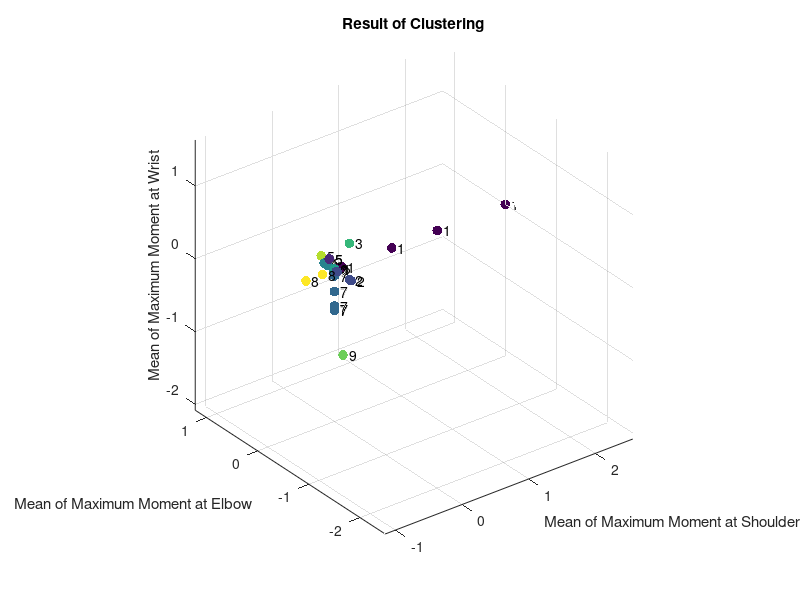
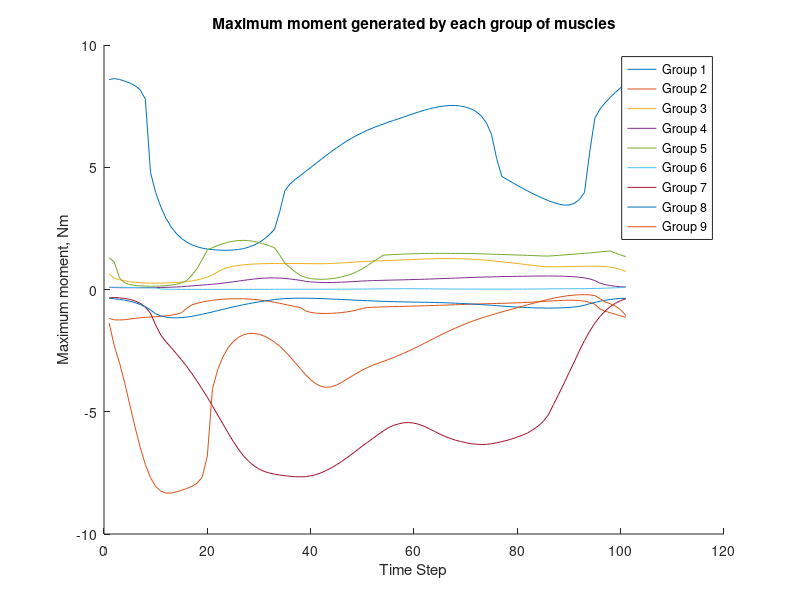

Source code (MATLAB) for these figures, in order:
% MATLAB code provided by Seyed Mohammad Ali Rahmati
% Affiliation: Biomechanics and Motor Control Lab, Department of Biological Sciences, Georgia Institute of Technology, Atlanta, GA.
%
% Description:
% This script performs k-means clustering on maximum muscle moments and compares it with function-based grouping. 
% It consolidates individual muscles into a single group, except for specified separate muscles, and visualizes the clustering results. 
% The script generates the 'MuscleCluster' cell array, which shows the cluster of muscles in each cell.


clear;
clc;

% Load the MaxMuscleForceMoment data
MaxMuscleForceMoment = load('MaxMuscleForceMoment.mat');
MaxMuscleForceMoment = MaxMuscleForceMoment.MaxMuscleForceMoment;

% Initialize variables to store maximum, minimum, and average moments
for i = 1:length(MaxMuscleForceMoment)
    signShoulder = sign(MaxMuscleForceMoment{i, 1}.Moment.Shoulder);
    signElbow = sign(MaxMuscleForceMoment{i, 1}.Moment.Elbow);
    signWrist = sign(MaxMuscleForceMoment{i, 1}.Moment.Wrist);

    Ave_Muscle_Moment(i, 1) = mean(MaxMuscleForceMoment{i, 1}.Moment.Shoulder);
    Ave_Muscle_Moment(i, 2) = mean(MaxMuscleForceMoment{i, 1}.Moment.Elbow);
    Ave_Muscle_Moment(i, 3) = mean(MaxMuscleForceMoment{i, 1}.Moment.Wrist);
end

X = Ave_Muscle_Moment;

% The following function call creates 5 to 25 clusters using
% the k-means clustering, and calculates the silhouette value for each
% clustering scheme.
clustev = evalclusters(X, 'kmeans', 'silhouette', 'Distance', 'correlation', 'KList', 5:25);

% The output variable, clustev, contains detailed information about the evaluation including the optimum number of clusters.
kbest = clustev.OptimalK;

% Perform k-means clustering using the initial centroids
[idx, C, sumd, D] = kmeans(X, kbest, 'Distance', 'correlation');

% Grouping muscles based on the clustering results
eval = idx;
for i = 1:max(eval)
    k = find(eval == i);
    Cluster_Kmean{i, 1} = k;
end

for i = 1:size(Cluster_Kmean, 1)
    Min_Cluster_Kmean(i, 1) = min(Cluster_Kmean{i, 1});
end

[B, I] = sort(Min_Cluster_Kmean);
for i = 1:size(I, 1)
    Cluster_Kmean_Sort{i, 1} = Cluster_Kmean{I(i), 1};
end

% The muscles can be clustered based on their function
Cluster_Function{1, 1} = [1; 6; 26; 34; 35; 40];
Cluster_Function{2, 1} = [2; 14; 37; 39];
Cluster_Function{3, 1} = [3];
Cluster_Function{4, 1} = [4; 5; 32];
Cluster_Function{5, 1} = [7; 8; 9; 10; 11];
Cluster_Function{6, 1} = [12; 13];
Cluster_Function{7, 1} = [15; 16; 17; 18; 19; 20; 21; 22; 23; 24; 25; 27; 28; 29; 30; 31];
Cluster_Function{8, 1} = [33; 36];
Cluster_Function{9, 1} = [38];

% Identify individual muscles in k-means clustering
individualMuscles_kmeans = [];
for i = 1:length(Cluster_Kmean_Sort)
    if length(Cluster_Kmean_Sort{i}) == 1
        individualMuscles_kmeans = [individualMuscles_kmeans; Cluster_Kmean_Sort{i}];
    end
end

% Identify individual muscles in function-based clustering
individualMuscles_function = [];
for i = 1:length(Cluster_Function)
    if length(Cluster_Function{i}) == 1
        individualMuscles_function = [individualMuscles_function; Cluster_Function{i}];
    end
end

% Find common individual muscles between the two methods
separateMuscles = intersect(individualMuscles_kmeans, individualMuscles_function);

% Create a new grouping based on the consolidation
newCluster_Kmean_Sort = Cluster_Kmean_Sort;

% Consolidate individual muscles into one group, except for the specified separate muscles
consolidatedGroup = [];
for i = 1:length(individualMuscles_kmeans)
    if ~ismember(individualMuscles_kmeans(i), separateMuscles)
        consolidatedGroup = [consolidatedGroup; individualMuscles_kmeans(i)];
    end
end

% Remove the individual muscles that are being consolidated
for i = length(newCluster_Kmean_Sort):-1:1
    if length(newCluster_Kmean_Sort{i}) == 1 && ~ismember(newCluster_Kmean_Sort{i}, separateMuscles)
        newCluster_Kmean_Sort(i) = [];
    end
end

% Add the consolidated group to the clustering result
if ~isempty(consolidatedGroup)
    newCluster_Kmean_Sort{end+1} = consolidatedGroup;
end

% Sort Cluster_Kmean based on similarity to Cluster_Function
function_similarities = zeros(length(newCluster_Kmean_Sort), length(Cluster_Function));

for i = 1:length(newCluster_Kmean_Sort)
    for j = 1:length(Cluster_Function)
        % Compute the Jaccard similarity coefficient
        function_similarities(i, j) = numel(intersect(newCluster_Kmean_Sort{i}, Cluster_Function{j})) / ...
                                      numel(union(newCluster_Kmean_Sort{i}, Cluster_Function{j}));
    end
end

[~, max_similarity_indices] = max(function_similarities, [], 2);
sorted_indices = [];
for j = 1:length(Cluster_Function)
    sorted_indices = [sorted_indices; find(max_similarity_indices == j)];
end

Cluster_Kmean_SortedByFunction = newCluster_Kmean_Sort(sorted_indices);

MuscleCluster = Cluster_Kmean_SortedByFunction;

% Plot the clustering result
figure(1)
color = eval;
scatter3(X(:, 1), X(:, 2), X(:, 3), 50, color, 'filled')
hold on

% Add labels to specific clusters
for i = 1:length(Cluster_Function)
    text(X(Cluster_Function{i, 1}, 1), X(Cluster_Function{i, 1}, 2), X(Cluster_Function{i, 1}, 3), ['  ', num2str(i)])
end

axis equal
xlabel('Mean of Maximum Moment at Shoulder')
ylabel('Mean of Maximum Moment at Elbow')
zlabel('Mean of Maximum Moment at Wrist')
title('Result of Clustering')

% Plot group of moments
figure(2)
hold on
legend_entries = cell(size(Cluster_Function, 1), 1);
for k = 1:size(Cluster_Function, 1)
    GroupedMoment{k} = MaxMuscleForceMoment{1, 1}.Moment.Shoulder * 0;  % Initialize size of grouped moment

    for i = 1:size(Cluster_Function{k, 1}, 1)
        GroupedMoment_Shoulder = MaxMuscleForceMoment{Cluster_Function{k, 1}(i), 1}.Moment.Shoulder;
        GroupedMoment_Elbow = MaxMuscleForceMoment{Cluster_Function{k, 1}(i), 1}.Moment.Elbow;
        GroupedMoment_Wrist = MaxMuscleForceMoment{Cluster_Function{k, 1}(i), 1}.Moment.Wrist;

        GroupedMoment{k} = GroupedMoment_Shoulder + GroupedMoment_Elbow + GroupedMoment_Wrist + GroupedMoment{k};
    end
    plot(GroupedMoment{k})
    legend_entries{k} = sprintf('Group %d', k); % Create legend entries
end

xlabel('Time Step')
ylabel('Maximum moment, Nm')
legend(legend_entries, 'Location', 'best') % Add legend to the plot
title('Maximum moment generated by each group of muscles')

% Save the clustering result
save('MuscleCluster.mat', 'MuscleCluster');

% Save muscle groups as a table
for i = 1:size(Cluster_Function{1}, 1)
    Name_G1{i, 1} = MaxMuscleForceMoment{Cluster_Function{1}(i), 1}.Name;
end

for i = 1size(Cluster_Function{2}, 1)
    Name_G2{i, 1} = MaxMuscleForceMoment{Cluster_Function{2}(i), 1}.Name;
end

for i = 1size(Cluster_Function{3}, 1)
    Name_G3{i, 1} = MaxMuscleForceMoment{Cluster_Function{3}(i), 1}.Name;
end

for i = 1size(Cluster_Function{4}, 1)
    Name_G4{i, 1} = MaxMuscleForceMoment{Cluster_Function{4}(i), 1}.Name;
end

for i = 1size(Cluster_Function{5}, 1)
    Name_G5{i, 1} = MaxMuscleForceMoment{Cluster_Function{5}(i), 1}.Name;
end

for i = 1size(Cluster_Function{6}, 1)
    Name_G6{i, 1} = MaxMuscleForceMoment{Cluster_Function{6}(i), 1}.Name;
end

for i = 1size(Cluster_Function{7}, 1)
    Name_G7{i, 1} = MaxMuscleForceMoment{Cluster_Function{7}(i), 1}.Name;
end

for i = 1size(Cluster_Function{8}, 1)
    Name_G8{i, 1} = MaxMuscleForceMoment{Cluster_Function{8}(i), 1}.Name;
end

for i = 1size(Cluster_Function{9}, 1)
    Name_G9{i, 1} = MaxMuscleForceMoment{Cluster_Function{9}(i), 1}.Name;
end
